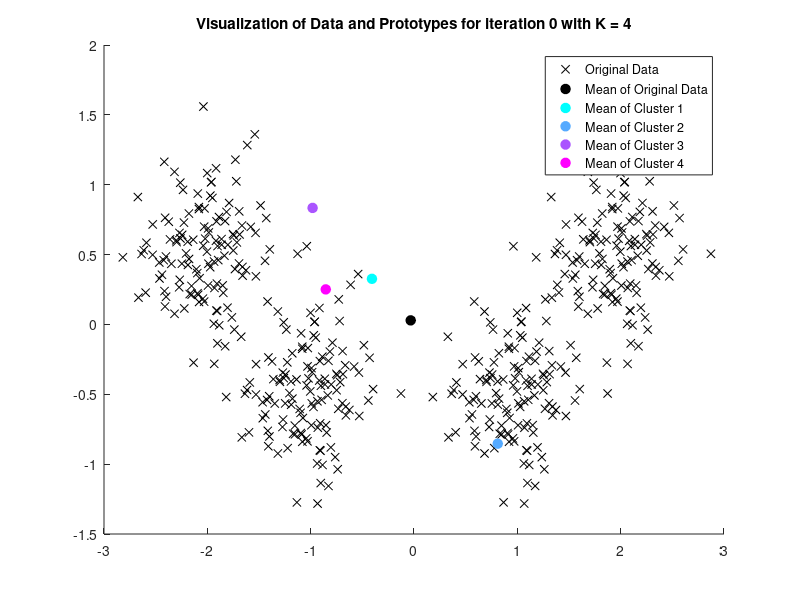
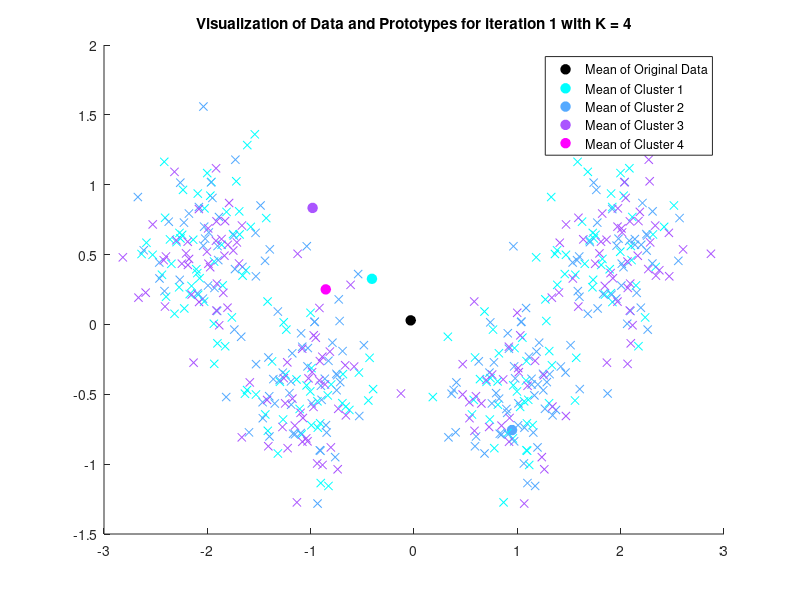
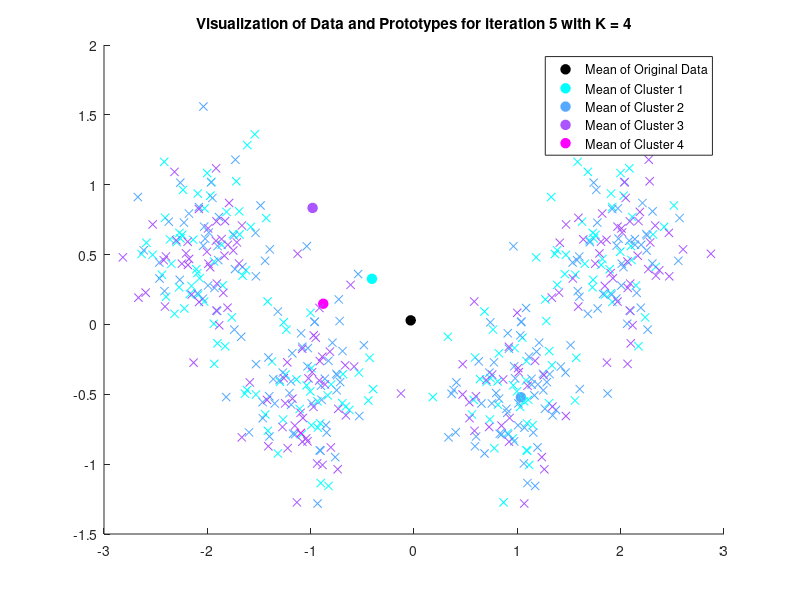
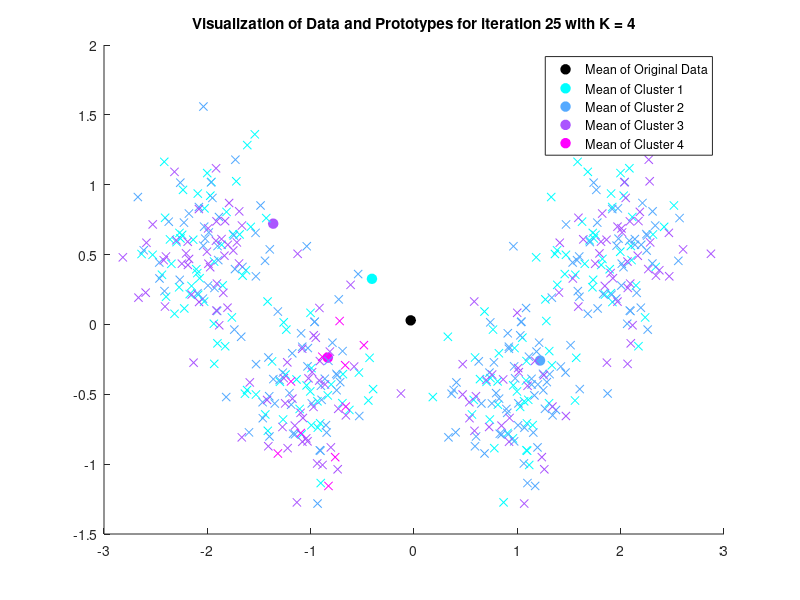

Write the MATLAB code that produced these figures, in order. (Note: this script raises an error after producing the figures.)
function ueb09a02()

    close all;
    clear all;

    data = load('cluster.dat');
    no_points = size(data,2);
    K = 4;

    % initialization

    data_mean = mean(data,2);
    for k = 1:K
        prototypes{k} = (-1+(2)*rand(2,1)) + data_mean;
    end
    epsilon = 0.1;
    tau = 0.98;
    t_max = size(data,2);
    assignment = randi(3,1,size(data,2));

    % optimization

    error = size(t_max+1,1);

    for t = 0:t_max-1

        % visualization a)

        visualize_prototypes(K,t,data,assignment,data_mean,prototypes);

        % assign datapoint to its closest prototype

        dists = [];
        for l = 1:K
            dists = [ dists norm(data(:,t+1)-prototypes{l}(:,end)) ];
        end
        [~,index] = min(dists);
        assignment(t+1) = index;

        % re-compute the new positions of the prototype for this assignment

        prototype_new = prototypes{index}(:,end) + (epsilon.*(data(:,t+1)-prototypes{index}(:,end)));
        if ~(isequal(prototype_new,prototypes{index}(:,end)))
            prototypes{index} = [ prototypes{index} prototype_new ];
        end

        % re-compute the new positions of the prototypes for this assignment

        if t > t_max/4
            epsilon = epsilon*tau;
        end

        % compute error
        
        temp = 0;
        for l = 1:K
            data_l = data(:,find(assignment==l));
            if ~isempty(data_l)
                temp = temp + sum(norm(data_l-repmat(prototypes{l}(:,end),1,size(data_l,2))).^2);
            end
        end

        error(t+1) = (1/2*no_points)*temp;

    end

    % visualization a)

    visualize_prototypes(K,t_max+1,data,assignment,data_mean,prototypes);

    % visualization b)

    figure;
    plot(0:1:t_max-1,error,'-k');
    xlabel('Iteration');
    ylabel('Error');
    title([ 'Plot of error function for K = ' num2str(K) ]);
    save_fig([ 'ueb09a02_' num2str(K) '_error' ]);

end

function save_fig(name)

    print([ name '.pdf'],'-dpdf');

end

function visualize_prototypes( K, iteration, data, assignment, data_mean, prototypes )

    cmap = cool(K);
    np_points = size(data,2);

    if iteration == 0

        figure;
        hold on;

        plot(data(1,:),data(2,:),'xk');
        plot(data_mean(1),data_mean(2),'ok','MarkerFaceColor','k','MarkerSize',7);
        legend_entries{1} = 'Original Data';
        legend_entries{2} = 'Mean of Original Data';

        for l = 1:K
            plot(prototypes{l}(1,end),prototypes{l}(2,end),'o','Color',cmap(l,:),'MarkerFaceColor',cmap(l,:),'MarkerSize',7);
            legend_entries{l+2} = [ 'Mean of Cluster ' num2str(l) ];
        end

        legend(legend_entries);
        title([ 'Visualization of Data and Prototypes for iteration ' num2str(iteration) ' with K = ' num2str(K) ]);
        save_fig([ 'ueb09a02_' num2str(K) '_iteration_' num2str(iteration) ]);

    elseif ( mod(floor(np_points/4),iteration) == 0 | iteration == np_points-1 )

        figure;
        hold on;

        plot(data_mean(1),data_mean(2),'ok','MarkerFaceColor','k','MarkerSize',7);
        legend_entries{1} = 'Mean of Original Data';

        for l = 1:K
            plot(prototypes{l}(1,end),prototypes{l}(2,end),'o','Color',cmap(l,:),'MarkerFaceColor',cmap(l,:),'MarkerSize',7);
            legend_entries{l+1} = [ 'Mean of Cluster ' num2str(l) ];
        end

        data_0 = data(:,find(assignment==0));
        plot(data_0(1,:),data_0(2,:),'xk');

        for l = 1:K
            data_l = data(:,find(assignment==l));
            plot(data_l(1,:),data_l(2,:),'x','Color',cmap(l,:));
            if iteration == np_points-1
                line(prototypes{l}(1,:),prototypes{l}(2,:),'Color',[ cmap(l,:) 0.8 ]);
            end
        end

        legend(legend_entries);
        title([ 'Visualization of Data and Prototypes for iteration ' num2str(iteration) ' with K = ' num2str(K) ]);
        save_fig([ 'ueb09a02_' num2str(K) '_iteration_' num2str(iteration) ]);

    end

end
